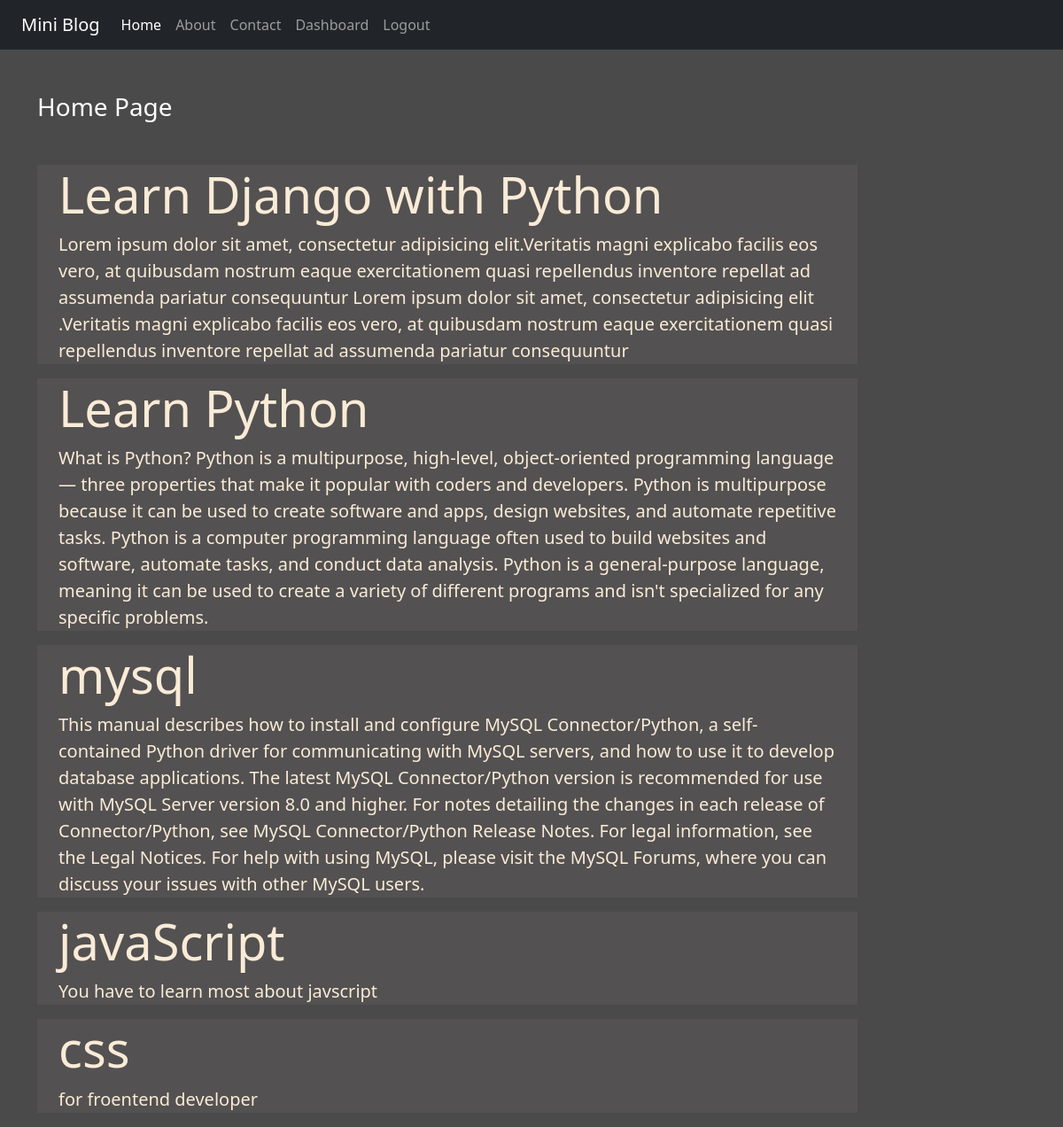
The app's page / (signed in) with its own data.
### miniblog/models.py (models this page shows)
class Post(models.Model):
    title = models.CharField(max_length=150)
    desc = models.TextField()

### miniblog/views.py (the view)
# urls.py: 2. Add a URL to urlpatterns:  path('', views.home, name='home')
def home(request):
    post = Post.objects.all()
    return render(request , 'blog/home.html',{'posts':post})

### miniblog/templates/blog/home.html (shortened to what this page needs)
{% extends 'blog/base.html' %}
{% block content %}
<div class="col-sm-10">
     <h3 class="text-white my-5">Home Page</h3>
     {% for post in posts %}
          <div class="jumbotron jumbotron-fluid jumbo-color ">
               <div class="container">
               <h1 class="display-4 font-weight-bold">{{post.title}}</h1>
               <p class="lead">{{post.desc}}</p>
               </div>
          </div>
     {% endfor %}
</div>
{% endblock content %}

### miniblog/static/blog/css/style.css (style rules this page uses)
body { background-color: rgb(75, 74, 74); color: antiquewhite; }
.jumbo-color { background-color: rgb(83, 81, 81); }

### records on screen
Post: title "Learn Django with Python", desc "Lorem ipsum dolor sit amet, consectetur adipisicing elit.Veritatis magni explicabo facilis eos vero, at quibusdam nostrum eaque exercitationem quasi repellendus inventore repellat ad assumenda pariatur consequuntur Lorem ipsum dolor sit amet, consectetur adipisicing elit .Veritatis magni explicabo facilis eos vero, at quibusdam nostrum eaque exercitationem quasi repellendus inventore repellat ad assumenda pariatur consequuntur"
Post: title "Learn Python", desc "What is Python? Python is a multipurpose, high-level, object-oriented programming language — three properties that make it popular with coders and developers. Python is multipurpose because it can be used to create software and apps, design websites, and automate repetitive tasks. Python is a computer programming language often used to build websites and software, automate tasks, and conduct data analysis. Python is a general-purpose language, meaning it can be used to create a variety of different programs and isn't specialized for any specific problems."
Post: title "mysql", desc "This manual describes how to install and configure MySQL Connector/Python, a self-contained Python driver for communicating with MySQL servers, and how to use it to develop database applications. The latest MySQL Connector/Python version is recommended for use with MySQL Server version 8.0 and higher. For notes detailing the changes in each release of Connector/Python, see MySQL Connector/Python Release Notes. For legal information, see the Legal Notices. For help with using MySQL, please visit the MySQL Forums, where you can discuss your issues with other MySQL users."
Post: title "javaScript", desc "You have to learn most about javscript"
Post: title "css", desc "for froentend developer"
